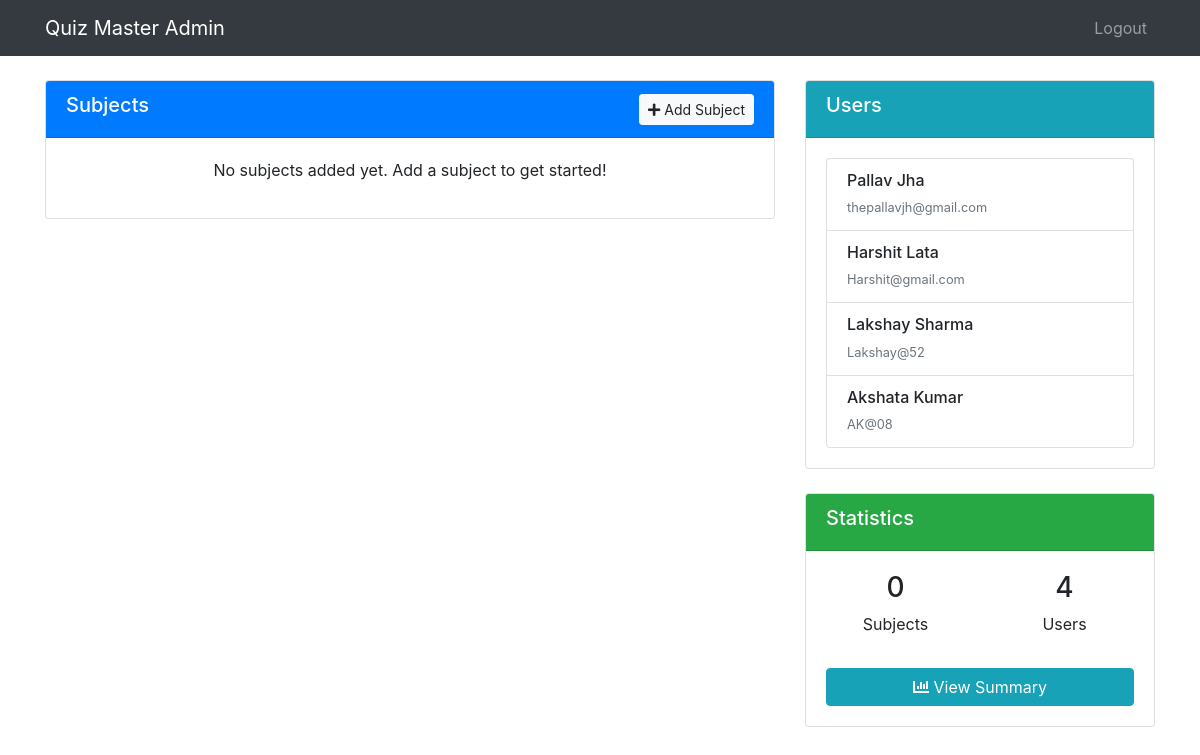
The app's page /admin/dashboard (signed in), older data.
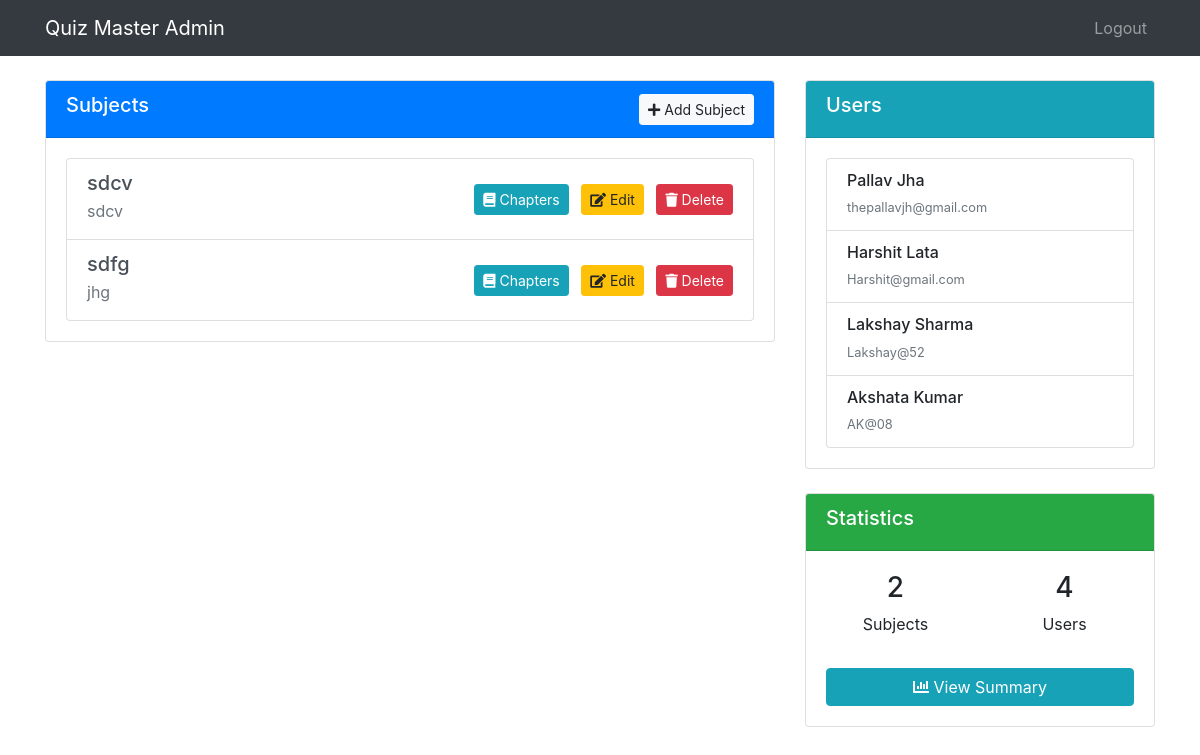
The same page, newer data.
### models/db_setup.py (models this page shows)
class User(db.Model):
    id = db.Column(db.Integer, primary_key=True)
    username = db.Column(db.String(100), unique=True, nullable=False)
    password = db.Column(db.String(200), nullable=False)
    full_name = db.Column(db.String(100), nullable=False)
    qualification = db.Column(db.String(100))
    dob = db.Column(db.Date)
    is_admin = db.Column(db.Boolean, default=False)
    scores = db.relationship('Score', backref='user', lazy=True)

class Subject(db.Model):
    id = db.Column(db.Integer, primary_key=True)
    name = db.Column(db.String(100), nullable=False)
    description = db.Column(db.Text)
    chapters = db.relationship('Chapter', backref='subject', lazy=True, cascade="all, delete-orphan")

### controllers/admin.py (the view)
def admin_dashboard():
    if not session.get('is_admin'):
        return redirect(url_for('login'))
    subjects = Subject.query.all()
    users = User.query.filter_by(is_admin=False).all()
    return render_template('admin/dashboard.html', subjects=subjects, users=users)

### templates/admin/dashboard.html (shortened to what the changed rows need)
<!DOCTYPE html>
<html lang="en">
<head>
    <link rel="stylesheet" href="https://stackpath.bootstrapcdn.com/bootstrap/4.5.2/css/bootstrap.min.css">
    <link rel="stylesheet" href="https://cdnjs.cloudflare.com/ajax/libs/font-awesome/5.15.1/css/all.min.css">
</head>
<body>
    <div class="container mt-4">
        <div class="row">
            <div class="col-md-8">
                <div class="card mb-4">
                    <div class="card-body">
                        {% if subjects %}
                            <div class="list-group">
                                {% for subject in subjects %}
                                    <div class="list-group-item list-group-item-action d-flex justify-content-between align-items-center">
                                        <div>
                                            <h5 class="mb-1">{{ subject.name }}</h5>
                                            <p class="mb-1 text-muted">{{ subject.description }}</p>
                                        </div>
                                        <div>
                                            <a href="{{ url_for('view_chapters', subject_id=subject.id) }}" class="btn btn-info btn-sm mr-2">
                                                <i class="fas fa-book"></i> Chapters
                                            </a>
                                            <a href="{{ url_for('edit_subject', subject_id=subject.id) }}" class="btn btn-warning btn-sm mr-2">
                                                <i class="fas fa-edit"></i> Edit
                                            </a>
                                            <a href="{{ url_for('delete_subject', subject_id=subject.id) }}"
                                               class="btn btn-danger btn-sm"
                                               onclick="return confirm('Are you sure you want to delete this subject and all its chapters?')">
                                                <i class="fas fa-trash"></i> Delete
                                            </a>
                                        </div>
                                    </div>
                                {% endfor %}
                            </div>
                        {% else %}
                            <p class="text-center">No subjects added yet. Add a subject to get started!</p>
                        {% endif %}
                    </div>
                </div>
            </div>
            <div class="col-md-4">
                <div class="card mb-4">
                    <div class="card-body">
                        {% if users %}
                            <div class="list-group">
                                {% for user in users %}
                                    <div class="list-group-item">
                                        <h6 class="mb-1">{{ user.full_name }}</h6>
                                        <small class="text-muted">{{ user.username }}</small>
                                    </div>
                                {% endfor %}
                            </div>
                        {% else %}
                            <p class="text-center">No users registered yet.</p>
                        {% endif %}
                    </div>
                </div>
                <div class="card">
                    <div class="card-body">
                        <div class="text-center">
                            <div class="row">
                                <div class="col">
                                    <h3>{{ subjects|length }}</h3>
                                    <p>Subjects</p>
                                </div>
                            </div>
                        </div>
                    </div>
                </div>
            </div>
        </div>
    </div>
</body>
</html>

Row changes from the older to the newer data that the page shows:
added Subject: name "sdcv", description "sdcv"
added Subject: name "sdfg", description "jhg"
Text that changed along with them:
{{ subjects|length }}: "0" → "2"
text no longer shown: "No subjects added yet. Add a subject to get started!"
